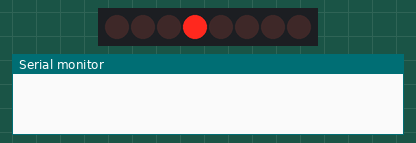
The program below on a simulated Arduino Nano, built with avr-gcc and run on an emulated ATmega328P. Parts: 8 shift-register outputs drawn as a row of LEDs (first output left, lit = HIGH), the last lines printed to the serial monitor. Wiring (inferred from the names in the program): shift register (74HC595): data pin 4; shift clock pin 6. Wiring (inferred from the signals the program sends): row of LEDs: on Q0, Q1, Q2, Q3, Q4, Q5, Q6, Q7.

Above: at 0.15 s.
At 5.5 s:
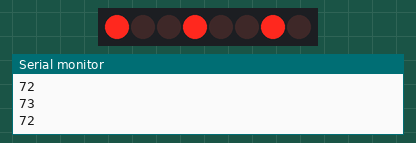
At 7.6 s:
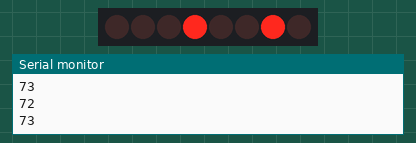
At 14.6 s:
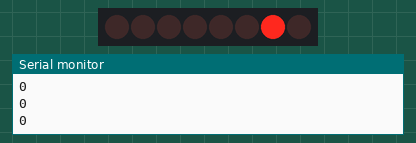
At 27.05 s:
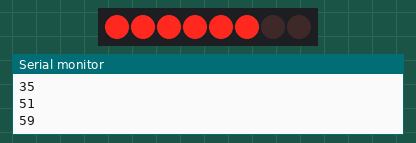
At 39.74 s:
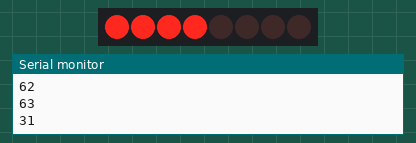
Timing chart, 0 to 40.0 s (numbered marks = the images above):
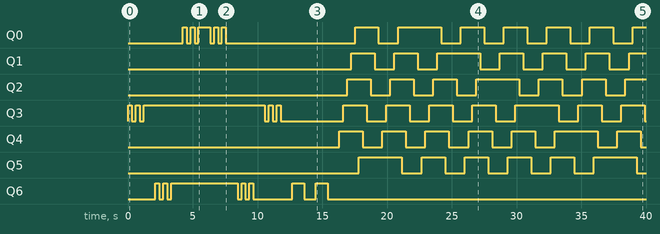

The program:

main.cpp
```cpp
#include <Arduino.h>

int dataPin = 4; // data pin
int latchPin = 5; // RCLK latchpin Register Clock (on the rising edge of this clock the data is moved to the output register)
int clockPin = 6; // SRCLK shift bits into the register, must be high
//SRCLR - Master Reset pin: set all pins to 0 at once (RESET = LOW) ... not set in this example and pulled permanently high

void setup() {
  pinMode(dataPin, OUTPUT);
  pinMode(latchPin, OUTPUT);
  pinMode(clockPin, OUTPUT);
  Serial.begin(9600);
}

byte code = B00000000;
int arraycount = 0;

int myArray[] = {
// ALL ROTATION IS COUNTER CLOCKWISE
//FILLING THE MIDDLE
8,0,8,0
,8,8,8,72,8,72,8,72,72,72,73,72,73,72,73,73,73
,72,73,72,73,72,72,72,8,72,8,72,8,8,8
//READY START GO
,0,8,0,8,0,0,0,64,64,64,0,0,0,64,64,64,0,0,0
//STARTING FULL CIRCLE @16
,16
,24	,28	,30	,31	,63	,47	,39	,35	,33	,32
,48	,56	,60	,62	,63	,31	,15	,7	,3
//FULL CIRCLE PATTERN
	,1,33,49,57,61,63,62,30,14,6,2,3,35,51,59,63,61,60,28,12,4,6,7,39,55,63,59,57,56,24,8,12,14,15,47,63,55,51,49,48,16,24,28,30,31,63,47,39,35,33,32
  ,48,56,60,62,63,31,15,7,3
//SINGLE CIRCLE PATTERN
,1,32,16,8,4,2
//TRANSITION - STARTING @2
,3	,35	,51	,59
//MISSING 1 CIRCLE
,61,62,31,47,55,59
//TRANSITION TO CLEAR  CIRCLE - STARTING @59
,57,56,24,8,0
//WHEN CLEAR THE LOOP STARTS OVER AGAIN
,0,0,0
};


void switch_on() {

  digitalWrite(latchPin, HIGH);   // Move shift register to output
    delay(1);
  digitalWrite(latchPin, LOW);    // Reset shift register output

}

void loop() {

for (int i =0; i < sizeof myArray/sizeof myArray[0]; i++)
{
  int code = myArray[i];

  shiftOut(dataPin, clockPin, MSBFIRST, code);
  switch_on(); // Move register content to output
  switch_on();
  delay(300);
  Serial.println(code);
  }
}
```

Measured:
- by itself, Q0: LOW → HIGH at 4.2 s, → LOW 0.30 s later, → HIGH 0.30 s later, → LOW 0.30 s later, … (23 changes in this stretch)
- by itself, Q1: LOW → HIGH at 17.2 s, → LOW 1.8 s later, → HIGH 1.5 s later, → LOW 1.8 s later, … (13 changes in this stretch)
- by itself, Q2: LOW → HIGH at 16.9 s, → LOW 1.8 s later, → HIGH 1.5 s later, → LOW 1.8 s later, … (13 changes in this stretch)
- by itself, Q3: LOW → HIGH at 0.00 s, → LOW 0.30 s later, → HIGH 0.30 s later, → LOW 0.30 s later, … (24 changes in this stretch)
- by itself, Q4: goes 5 × (HIGH 1.8 s, LOW 1.5 s), HIGH 3.3 s, LOW 1.5 s, HIGH 1.8 s, then LOW
- by itself, Q5: goes HIGH 3.3 s, 4 × (LOW 1.5 s, HIGH 1.8 s), LOW 1.5 s, HIGH 3.3 s, then LOW
- by itself, Q6: LOW → HIGH at 2.1 s, → LOW 0.30 s later, → HIGH 0.30 s later, → LOW 0.30 s later, … (14 changes in this stretch)
